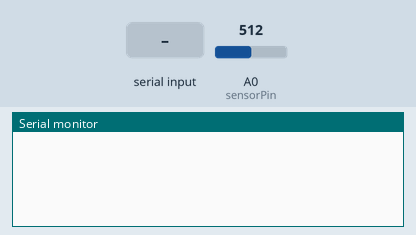
Simulated run of this sketch. Board: Arduino Uno, built with avr-gcc and run on an emulated ATmega328P. Parts: the last lines printed to the serial monitor. The inputs (shaded band) are chosen by the test bench; at power-on: A0 (sensorPin) = 512.

Above: at 1.2 s.
1.3 s: "T90\n" received over Serial
At 1.46 s:
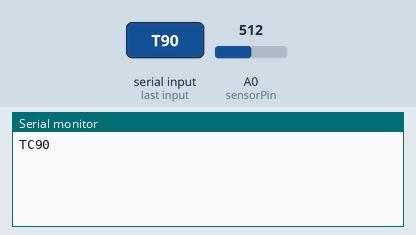
3.0 s: A0 (sensorPin) set to 0
At 3.07 s:
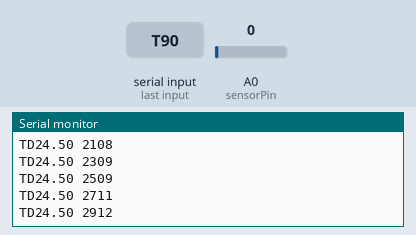
5.0 s: "90,45\n" received over Serial
6.5 s: A0 (sensorPin) set to 122
At 6.68 s:
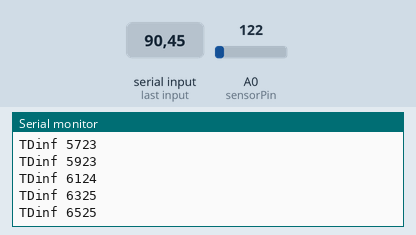

Measured:
- after the input at 1.3 s, the serial monitor: prints a new line at once (image 1)

The sketch:

Temperature.ino
```cpp
#define STATE_WAIT 0
#define STATE_TEMP 1
#define STATE_PH 2
#define STATE_STIR 3
#include <math.h>

int sensorPin = 0;
int ledPin = 9;

int pstate;
int targetTemp;
boolean send_confirm = false;

int state_for_char(int c) {
  switch(c) {
    case 'T':
      return STATE_TEMP;
    case 'S':
      return STATE_STIR;
    case 'P':
      return STATE_PH;
    default:
      return STATE_WAIT;
  }
}

void consume(int state, float v) {
  if(state == STATE_TEMP) {
    int x = (int) v;
    if(targetTemp != x) {
      targetTemp = x;
      send_confirm = true;
    }
  }
}

void serialEvent() {
  while(Serial.available()) {
    switch(pstate) {
      case STATE_WAIT:
        pstate = state_for_char(Serial.read());
        break;
      case STATE_TEMP:
      case STATE_PH:
      case STATE_STIR:
        float f = Serial.parseFloat();
        consume(pstate, f);
        pstate = STATE_WAIT;
        break;
    }
  }
}


void setup(){
  pstate = STATE_WAIT;
  targetTemp = -1;
  Serial.begin(9600);
}


void loop()
{

   if(send_confirm) {

      Serial.print("TC");
      Serial.println(targetTemp);
      send_confirm = false;
    }

  if(targetTemp == -1) {
    return;
  }

   //getting the voltage reading from the temperature sensor
   int reading = analogRead(sensorPin);

   float voltage = reading * 5.0;
   voltage /= 1024.0;


   //float temperatureC = ((voltage - 0.5) * 100) +75 ;
   //Serial.print(temperatureC); Serial.println(" degrees C");


   float resistance = (10000 * voltage) / (5- voltage);
   float temperatureC = ((log(resistance / 10000) / -0.04814) + 25);
   float tempz = temperatureC - ((35-temperatureC)*0.05);
   float comptemp;
   comptemp = (45-tempz)*3;


   //Serial.print("tempz: ");
   //Serial.print(tempz);
   //Serial.print(" comptemp: ");
   //Serial.print(comptemp);
   //Serial.print(" target: ");
   //Serial.println(targetTemp);
   if(tempz<(targetTemp-comptemp))
   {
    digitalWrite(ledPin, HIGH);
    delay(200);
   }
   else
   {
    digitalWrite(ledPin, LOW);
    delay(200);
   }

   Serial.print("TD");
   Serial.print(tempz);
   Serial.print(" ");
   Serial.println(millis());
}
```
